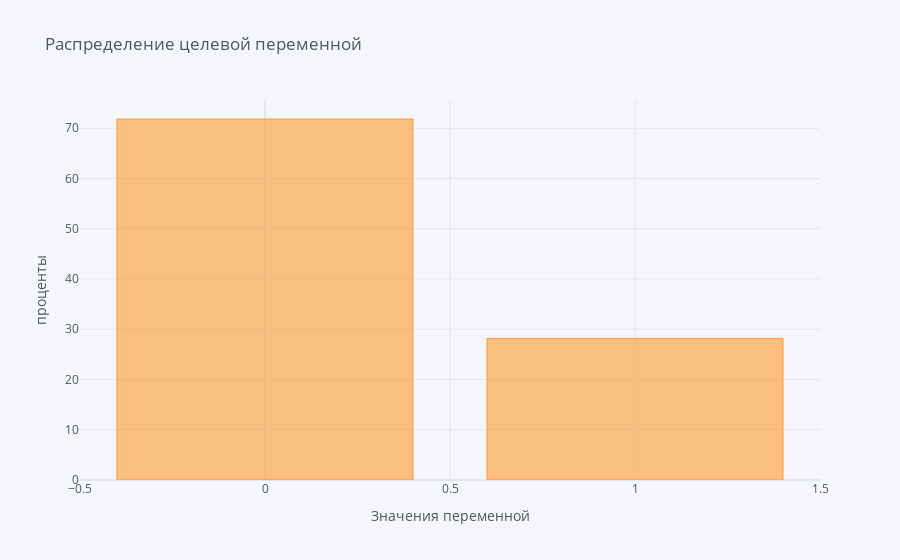

Notebook code cell kept with this figure:
### Markdown cell above
**Обзор целевой переменной**

### Code cell
y_bar = (y.value_counts(normalize=True) * 100).round(2)
y_bar.iplot(kind='bar', barmode='stack', xTitle='Значения переменной',
            yTitle='проценты', title='Распределение целевой переменной')
print(f'Распределение целевой переменной: \n{y_bar} \n\nВсего значений: {y.shape[0]}')

### Figure 1 — Plotly figure (JSON) as saved in the notebook; plotly's stock layout.template omitted (floating-point values rounded to 4 significant figures)
{"data": [{"marker": {"color": "rgba(255, 153, 51, 0.6)", "line": {"color": "rgba(255, 153, 51, 1.0)", "width": 1}}, "name": "Credit Default", "orientation": "v", "text": "", "type": "bar", "x": [0, 1], "y": [71.83, 28.17]}], "layout": {"barmode": "stack", "legend": {"bgcolor": "#F5F6F9", "font": {"color": "#4D5663"}, "traceorder": "normal"}, "paper_bgcolor": "#F5F6F9", "plot_bgcolor": "#F5F6F9", "title": {"font": {"color": "#4D5663"}, "text": "Распределение целевой переменной"}, "xaxis": {"gridcolor": "#E1E5ED", "showgrid": true, "tickfont": {"color": "#4D5663"}, "title": {"font": {"color": "#4D5663"}, "text": "Значения переменной"}, "zerolinecolor": "#E1E5ED"}, "yaxis": {"gridcolor": "#E1E5ED", "showgrid": true, "tickfont": {"color": "#4D5663"}, "title": {"font": {"color": "#4D5663"}, "text": "проценты"}, "zerolinecolor": "#E1E5ED"}}}
